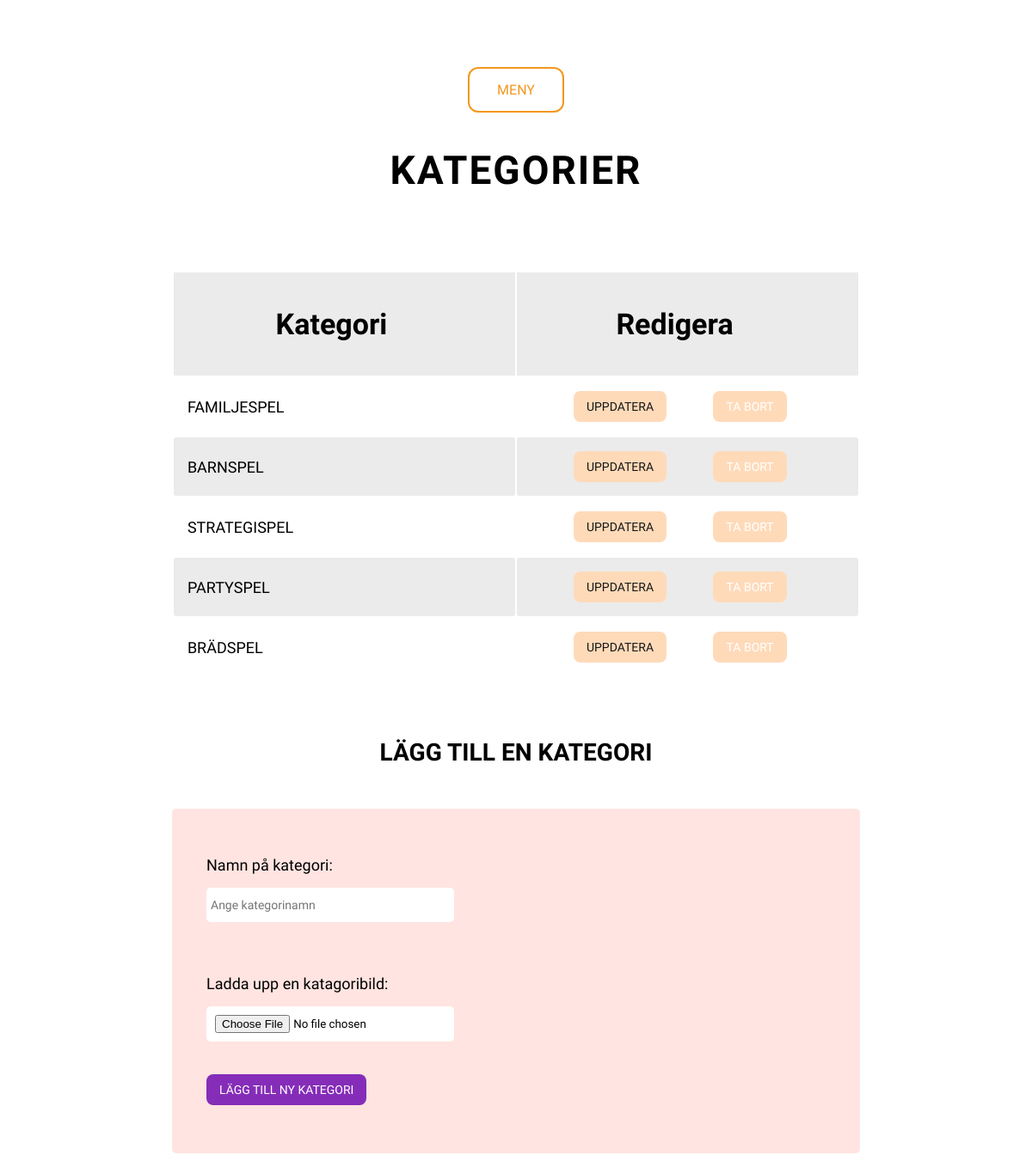
Page /admin/admin-category.php (upper part) on the earlier database version.
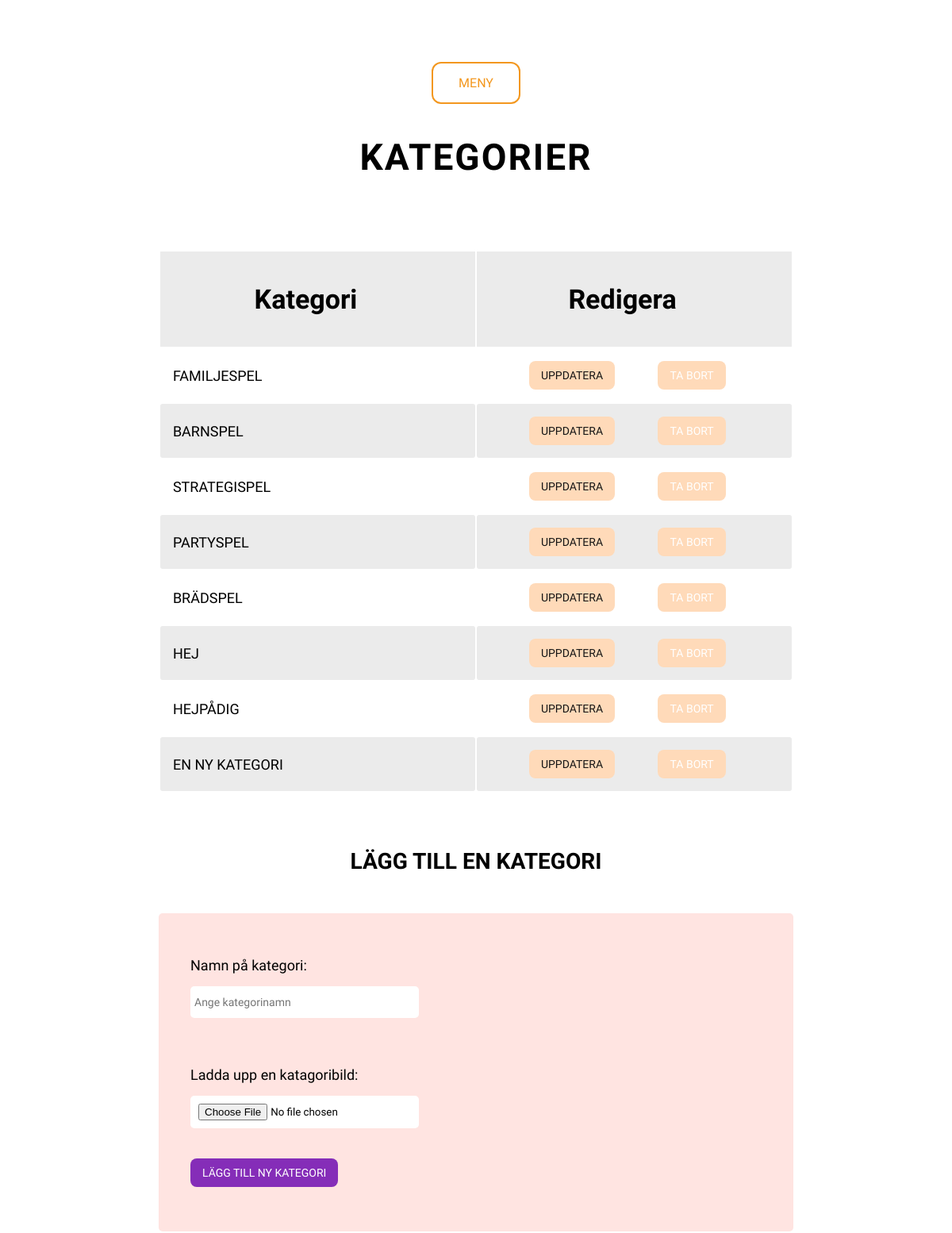
Same page on the later database version.
### tables this page shows
CREATE TABLE `webshop_categories` (
  `categoryid` int(11) NOT NULL,
  `category` varchar(100) NOT NULL,
  `image` varchar(200) NOT NULL
);

### admin/admin-category.php (the view, shortened to what this page needs)
<?php
require_once 'header.php';
require_once '../config/db.php';
$sql = "SELECT * FROM webshop_categories";
$stmt = $db->prepare($sql);
$stmt->execute();
$list = "<section class='table_categories-container'><table class='table_categories'><tr class='table_category-row' >
        <th class='table_category-head'>Kategori</th>
        <th class='table_category-head'>Redigera</th></tr>";
while($row = $stmt->fetch(PDO::FETCH_ASSOC)){
    $category = htmlspecialchars($row['category']);
    $id = htmlspecialchars($row['categoryid']);
    $list .= "<tr class='table_category-row'>
    <td class='table_category-cell'> $category</td>
    <td class='table_category-cell'><button class='btn_update-category'><a href='admin-update-category.php?id=$id'>Uppdatera</a></button>
    <button class='btn_delete-category'><a href='admin-delete-category.php?id=$id' onclick='return myFunction()' id='delete'>Ta bort</a></button></td></tr>";
    }
    $list .= '</table></section>';
 ?>
<div class="page__backround">
<h1 class="category-head">Kategorier</h1>
<?php echo $list;?>
<?php
require_once "admin-create-category.php";
require_once "../footer.php"?>

Differences in the rows shown:
added webshop_categories: category "HEJ"
added webshop_categories: category "HEJPÅDIG"
added webshop_categories: category "EN NY KATEGORI"
